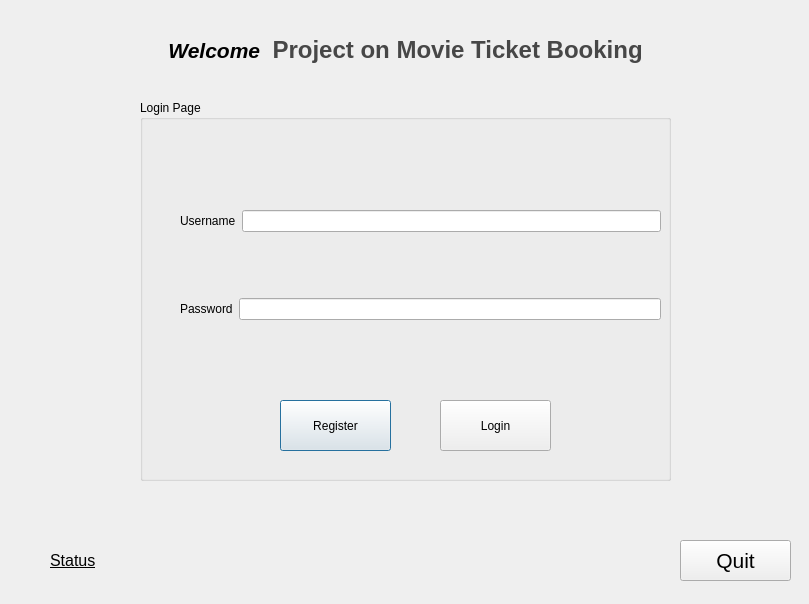
<?xml version="1.0" encoding="UTF-8"?>
<ui version="4.0">
 <class>login</class>
 <widget class="QDialog" name="login">
  <property name="geometry">
   <rect>
    <x>0</x>
    <y>0</y>
    <width>809</width>
    <height>604</height>
   </rect>
  </property>
  <property name="windowTitle">
   <string>Dialog</string>
  </property>
  <widget class="QPushButton" name="pushButton_loginQuit">
   <property name="geometry">
    <rect>
     <x>680</x>
     <y>540</y>
     <width>111</width>
     <height>41</height>
    </rect>
   </property>
   <property name="sizePolicy">
    <sizepolicy hsizetype="Minimum" vsizetype="Preferred">
     <horstretch>0</horstretch>
     <verstretch>0</verstretch>
    </sizepolicy>
   </property>
   <property name="font">
    <font>
     <family>MS Shell Dlg 2</family>
     <pointsize>16</pointsize>
     <weight>9</weight>
     <italic>false</italic>
     <bold>false</bold>
    </font>
   </property>
   <property name="styleSheet">
    <string notr="true">color:black;
font: 75 16pt &quot;MS Shell Dlg 2&quot;;



</string>
   </property>
   <property name="text">
    <string>Quit</string>
   </property>
   <property name="autoRepeatDelay">
    <number>299</number>
   </property>
   <property name="autoDefault">
    <bool>false</bool>
   </property>
  </widget>
  <widget class="QWidget" name="layoutWidget">
   <property name="geometry">
    <rect>
     <x>140</x>
     <y>100</y>
     <width>531</width>
     <height>381</height>
    </rect>
   </property>
   <layout class="QHBoxLayout" name="horizontalLayout_5">
    <item>
     <widget class="QGroupBox" name="groupBox">
      <property name="sizePolicy">
       <sizepolicy hsizetype="Preferred" vsizetype="Preferred">
        <horstretch>0</horstretch>
        <verstretch>0</verstretch>
       </sizepolicy>
      </property>
      <property name="styleSheet">
       <string notr="true">font: 75 12pt &quot;MS Shell Dlg 2&quot;;</string>
      </property>
      <property name="title">
       <string>Login Page</string>
      </property>
      <widget class="QPushButton" name="pushButton_adminRegister">
       <property name="geometry">
        <rect>
         <x>140</x>
         <y>300</y>
         <width>111</width>
         <height>51</height>
        </rect>
       </property>
       <property name="text">
        <string>Register</string>
       </property>
      </widget>
      <widget class="QPushButton" name="pushButton_adminLogin">
       <property name="geometry">
        <rect>
         <x>300</x>
         <y>300</y>
         <width>111</width>
         <height>51</height>
        </rect>
       </property>
       <property name="text">
        <string>Login</string>
       </property>
      </widget>
      <widget class="QWidget" name="layoutWidget_2">
       <property name="geometry">
        <rect>
         <x>40</x>
         <y>50</y>
         <width>481</width>
         <height>231</height>
        </rect>
       </property>
       <layout class="QVBoxLayout" name="verticalLayout_3">
        <item>
         <layout class="QVBoxLayout" name="verticalLayout_2">
          <item>
           <layout class="QHBoxLayout" name="horizontalLayout_3">
            <item>
             <widget class="QLabel" name="label_adminUsername">
              <property name="text">
               <string>Username</string>
              </property>
             </widget>
            </item>
            <item>
             <widget class="QLineEdit" name="lineEdit_u"/>
            </item>
           </layout>
          </item>
         </layout>
        </item>
        <item>
         <layout class="QHBoxLayout" name="horizontalLayout_4">
          <item>
           <widget class="QLabel" name="label_user">
            <property name="text">
             <string>Password</string>
            </property>
           </widget>
          </item>
          <item>
           <widget class="QLineEdit" name="lineEdit_p"/>
          </item>
         </layout>
        </item>
       </layout>
      </widget>
     </widget>
    </item>
   </layout>
  </widget>
  <widget class="QLabel" name="label">
   <property name="geometry">
    <rect>
     <x>50</x>
     <y>540</y>
     <width>571</width>
     <height>41</height>
    </rect>
   </property>
   <property name="font">
    <font>
     <family>MS Shell Dlg 2</family>
     <pointsize>12</pointsize>
     <weight>9</weight>
     <italic>false</italic>
     <bold>false</bold>
     <underline>true</underline>
    </font>
   </property>
   <property name="layoutDirection">
    <enum>Qt::RightToLeft</enum>
   </property>
   <property name="styleSheet">
    <string notr="true">font: 75 10pt &quot;MS Shell Dlg 2&quot;;
text-decoration: underline;
font: 75 12pt &quot;MS Shell Dlg 2&quot;;</string>
   </property>
   <property name="text">
    <string>Status</string>
   </property>
   <property name="indent">
    <number>-1</number>
   </property>
   <property name="buddy">
    <cstring>&lt;!DOCTYPE HTML PUBLIC &quot;-//W3C//DTD HTML 4.0//EN&quot; &quot;http://www.w3.org/TR/REC-html40/strict.dtd&quot;&gt;
&lt;html&gt;&lt;head&gt;&lt;meta name=&quot;qrichtext&quot; content=&quot;1&quot; /&gt;&lt;style type=&quot;text/css&quot;&gt;
p, li { white-space: pre-wrap; }
&lt;/style&gt;&lt;/head&gt;&lt;body style=&quot; font-family:'MS Shell Dlg 2'; font-size:8pt; font-weight:400; font-style:normal;&quot;&gt;
&lt;p align=&quot;center&quot; style=&quot; margin-top:12px; margin-bottom:12px; margin-left:0px; margin-right:0px; -qt-block-indent:0; text-indent:0px;&quot;&gt;&lt;span style=&quot; font-size:10pt; font-weight:600; font-style:italic; text-decoration: underline; color:#000000; vertical-align:sub;&quot;&gt;Welcome to make your Appointment for Vaccines!&lt;/span&gt;&lt;/p&gt;&lt;/body&gt;&lt;/html&gt;</cstring>
   </property>
  </widget>
  <widget class="QLabel" name="label_welcome">
   <property name="geometry">
    <rect>
     <x>-30</x>
     <y>10</y>
     <width>871</width>
     <height>81</height>
    </rect>
   </property>
   <property name="text">
    <string>&lt;!DOCTYPE HTML PUBLIC &quot;-//W3C//DTD HTML 4.0//EN&quot; &quot;http://www.w3.org/TR/REC-html40/strict.dtd&quot;&gt;
&lt;html&gt;&lt;head&gt;&lt;meta name=&quot;qrichtext&quot; content=&quot;1&quot; /&gt;&lt;style type=&quot;text/css&quot;&gt;
p, li { white-space: pre-wrap; }
&lt;/style&gt;&lt;/head&gt;&lt;body style=&quot; font-family:'MS Shell Dlg 2'; font-size:8pt; font-weight:400; font-style:normal;&quot;&gt;
&lt;p align=&quot;center&quot; style=&quot; margin-top:12px; margin-bottom:12px; margin-left:0px; margin-right:0px; -qt-block-indent:0; text-indent:0px;&quot;&gt;&lt;span style=&quot; font-size:16pt; font-weight:600; font-style:italic; color:#000000;&quot;&gt;Welcome &lt;/span&gt;&lt;span style=&quot; font-family:'Arial'; font-size:xx-large; font-weight:600; color:#474747;&quot;&gt; Project on Movie Ticket Booking&lt;/span&gt;&lt;/p&gt;&lt;/body&gt;&lt;/html&gt;</string>
   </property>
  </widget>
 </widget>
 <resources/>
 <connections/>
</ui>
